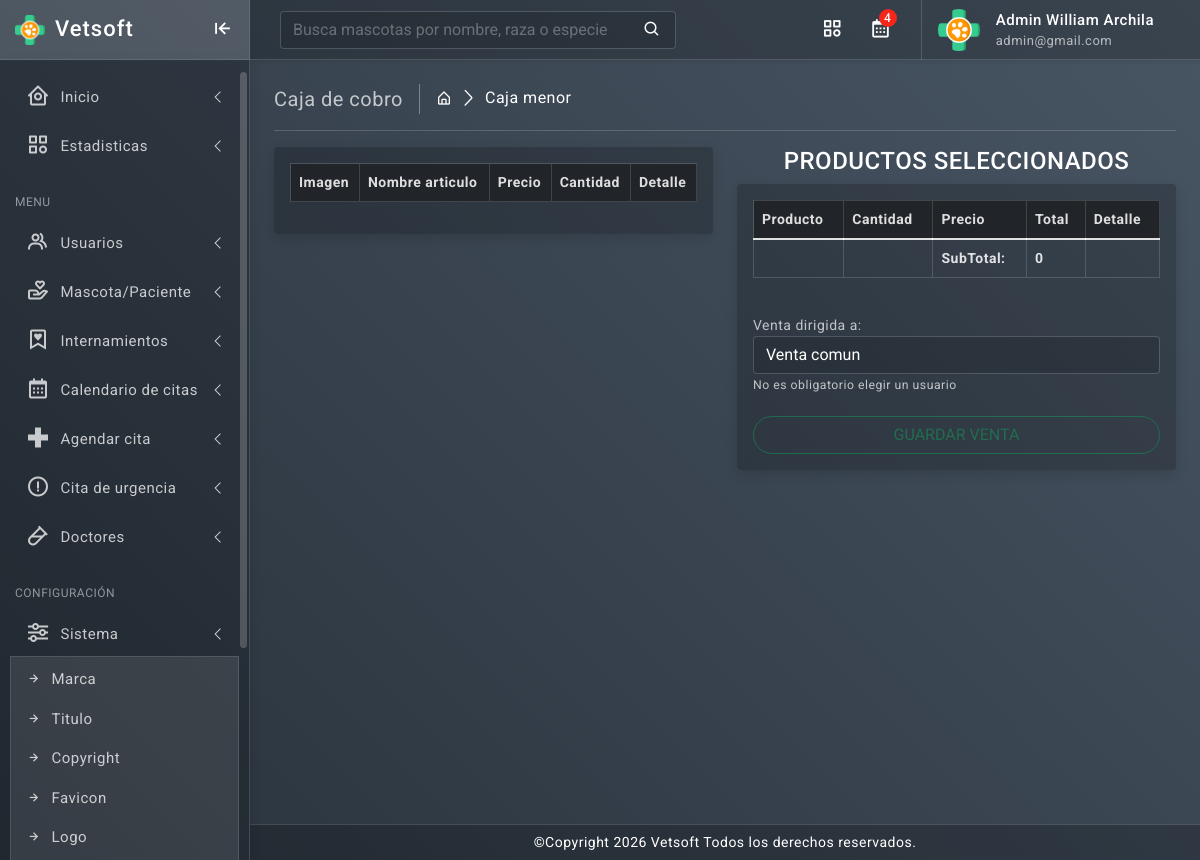
The app's page /manager/caja.php (signed in) with its own data.
### tables this page shows
CREATE TABLE `configuracion` (
  `id_configuracion` int(11) NOT NULL,
  `marca` varchar(200) NOT NULL,
  `titulo` varchar(200) NOT NULL,
  `favicon` varchar(200) NOT NULL,
  `logo` varchar(200) NOT NULL,
  `color` varchar(200) NOT NULL,
  `color_manager` varchar(50) NOT NULL,
  `color_user` varchar(50) NOT NULL,
  `pie_pagina` text NOT NULL,
  `telefono` varchar(50) NOT NULL
);

### manager/include/favicon.php (called while the page is built, shortened)
<?php
require("../conexion/conexion.php");
$configuracion="SELECT favicon FROM configuracion ";
$config=mysqli_query($mysqli,$configuracion);
while ($conf=mysqli_fetch_row ($config)){
	$favicon=$conf[0];
}
?>

### manager/caja.php (the view, shortened to what this page needs)
<!doctype html>
<html lang="en">
<head>
	<?php include'include/favicon.php' ?>
	<link href="../assets/plugins/simplebar/css/simplebar.css" rel="stylesheet" />
	<link href="../assets/plugins/perfect-scrollbar/css/perfect-scrollbar.css" rel="stylesheet" />
	<link href="../assets/plugins/metismenu/css/metisMenu.min.css" rel="stylesheet" />
	<link href="../assets/plugins/datatable/css/dataTables.bootstrap5.min.css" rel="stylesheet" />
	<link href="../assets/css/bootstrap.min.css" rel="stylesheet">
	<link href="../assets/css/bootstrap-extended.css" rel="stylesheet">
	<link href="../assets/css/app.css" rel="stylesheet">
	<link href="../assets/css/icons.css" rel="stylesheet">
	<link href="../assets/css/sweetalert2.min.css" rel="stylesheet">
</head>
<?php
require("../conexion/conexion.php");
$configuracion="SELECT color_manager FROM configuracion ";
$config=mysqli_query($mysqli,$configuracion);
while ($conf=mysqli_fetch_row ($config)){
	$color_manager=$conf[0];
}
?>
<body class="bg-theme <?php echo $color_manager ?>">
	<div class="wrapper">
		<?php include'include/wrapper.php' ?>
		<?php include'include/header.php' ?>
		<div class="page-wrapper">
			<div class="page-content">
				<div class="page-breadcrumb d-none d-sm-flex align-items-center mb-3">
					<div class="breadcrumb-title pe-3">Caja de cobro</div>
					<div class="ps-3">
						<nav aria-label="breadcrumb">
							<ol class="breadcrumb mb-0 p-0">
								<li class="breadcrumb-item"><a href="estadisticas"><i class="bx bx-home-alt"></i></a>
								</li>
								<li class="breadcrumb-item active" aria-current="page">Caja menor</li>
							</ol>
						</nav>
					</div>
				</div>
				<hr/>
				<div class="row">
					<div class="col-md-6">
						<div class="card">
							<div class="card-body">
								<div class="table-responsive">
									<table id="caja_" class="table table-striped table-bordered" style="width:100%;">
										<thead style="background-color: #212529;">
											<tr>
												<th>Imagen</th>
												<th>Nombre articulo</th>
												<th>Precio</th>
												<th>Cantidad</th>
												<th>Detalle</th>
											</tr>
										</thead>
									</table>
								</div>
							</div>
						</div>
					</div>
					<div class="col-md-6">
						<center><h4>PRODUCTOS SELECCIONADOS</h4></center>
						<div class="card">
							<div class="card-body">
								<div class="table-responsive">
									<table id="caja_menor" class="table table-striped table-bordered" style="width:100%;">
										<thead style="background-color: #212529;">
											<tr>
												<th>Producto</th>
												<th>Cantidad</th>
												<th>Precio</th>
												<th>Total</th>
												<th>Detalle</th>
											</tr>
										</thead>
										<tfoot>
											<tr>
												<th></th>
												<th></th>
												<th>SubTotal:</th>
												<th><?php error_reporting(0); echo number_format($subtotal) ?></th>
												<th></th>
											</tr>
										</tfoot>
									</table>
									<br>
									<label>Venta dirigida a:</label>
									<select class="form-control" id="usuario_venta">
										<option value="1">Venta comun</option>
										<?php
										require("../conexion/conexion.php");
										?>
									</select>
									<small>No es obligatorio elegir un usuario</small>
									<br>
									<br>
									<?php
									if($subtotal>0){
										echo '<button type="button" id="caja-agregar" class="btn btn-outline-success px-3 radius-30" style="width: 100%;">GUARDAR VENTA</button>';
									}else{
										echo '<button type="button" id="caja-agregar" class="btn btn-outline-success px-3 radius-30" style="width: 100%;" disabled>GUARDAR VENTA</button>';
									}
									?>
								</div>
							</div>
						</div>
					</div>
				</div>
			</div>
			<?php include'include/footer.php' ?>
		</div>
</body>
</html>

### manager/include/wrapper.php (shortened to what this page needs)
<div class="sidebar-wrapper" data-simplebar="true">
	<div class="sidebar-header">
		<div>
			<img src="../assets/img/favicon/<?php echo $favicon ?>" width="20" class="logo-icon" alt="logo icon">
		</div>
		<div>
			<?php
			require("../conexion/conexion.php");
			$configuracion="SELECT marca FROM configuracion ";
			$config=mysqli_query($mysqli,$configuracion);
			while ($conf=mysqli_fetch_row ($config)){
				$marca=$conf[0];
			}
			?>
			<h4 class="logo-text text-capitalize"><?php echo $marca ?></h4>
		</div>
		<div class="toggle-icon ms-auto"><i class='bx bx-arrow-to-left'></i>
		</div>
	</div>
	<ul class="metismenu" id="menu">
		<li>
			<a href="index" class="has-arrow">
				<div class="parent-icon"><i class='bx bx-home-circle'></i>
				</div>
				<div class="menu-title">Inicio</div>
			</a>
		</li>
		<?php if ($_SESSION['rol'] == 3) { ?>
			<li class="menu-label">Panel de Doctor</li>
			<li>
				<a href="mis-citas" class="has-arrow">
					<div class="parent-icon"><i class='bx bx-calendar-star'></i>
					</div>
					<div class="menu-title">Mis Citas del Día</div>
				</a>
			</li>
			<li>
				<a href="mascotas" class="has-arrow">
					<div class="parent-icon"><i class='bx bx-donate-heart'></i>
					</div>
					<div class="menu-title">Mascota/Paciente</div>
				</a>
			</li>
			<li>
				<a href="internamientos" class="has-arrow">
					<div class="parent-icon"><i class='bx bx-bookmark-heart'></i>
					</div>
					<div class="menu-title">Internamientos</div>
				</a>
			</li>
		<?php } else { ?>
			<li>
				<a href="estadisticas" class="has-arrow">
					<div class="parent-icon"><i class="bx bx-category"></i>
					</div>
					<div class="menu-title">Estadisticas</div>
				</a>
			</li>
			<li class="menu-label">Menu</li>
			<li>
				<a href="usuarios" class="has-arrow">
					<div class="parent-icon"><i class='bx bx-group'></i>
					</div>
					<div class="menu-title">Usuarios</div>
					</a>
			</li>
			<li>
				<a href="mascotas" class="has-arrow">
					<div class="parent-icon"><i class='bx bx-donate-heart'></i>
					</div>
					<div class="menu-title">Mascota/Paciente</div>
				</a>
			</li>
			<li>
				<a href="internamientos" class="has-arrow">
					<div class="parent-icon"><i class='bx bx-bookmark-heart'></i>
					</div>
					<div class="menu-title">Internamientos</div>
				</a>
			</li>
			<li>
				<a href="citas" class="has-arrow">
					<div class="parent-icon"><i class='bx bx-calendar'></i>
					</div>
					<div class="menu-title">Calendario de citas</div>
				</a>
			</li>
			<li>
				<a href="citas-agendar" class="has-arrow">
					<div class="parent-icon"><i class='bx bx-plus-medical'></i>
					</div>
					<div class="menu-title">Agendar cita</div>
				</a>
			</li>
			<li>
				<a href="citas-agendar?tipo=urgencia" class="has-arrow">
					<div class="parent-icon"><i class='bx bx-error-circle'></i>
					</div>
					<div class="menu-title">Cita de urgencia</div>
				</a>
			</li>
			<li>
				<a href="doctores" class="has-arrow">
					<div class="parent-icon"><i class='bx bx-vial'></i>
					</div>
					<div class="menu-title">Doctores</div>
				</a>
			</li>
		<?php } ?>
		<li class="menu-label">Configuración</li>
		<li>
			<a class="has-arrow" href="javascript:;">
				<div class="parent-icon"><i class="bx bx-slider-alt"></i>
				</div>
				<div class="menu-title">Sistema</div>
			</a>
			<ul>
				<li> <a href="config_marca"><i class="bx bx-right-arrow-alt"></i>Marca</a>
				</li>
				<li> <a href="config_titulo"><i class="bx bx-right-arrow-alt"></i>Titulo</a>
				</li>
				<li> <a href="config_copyright"><i class="bx bx-right-arrow-alt"></i>Copyright</a>
				</li>
				<li> <a href="config_favicon"><i class="bx bx-right-arrow-alt"></i>Favicon</a>
				</li>
				<li> <a href="config_logo"><i class="bx bx-right-arrow-alt"></i>Logo</a>
				</li>
			</ul>
		</li>
	</ul>
</div>

### manager/include/header.php (shortened to what this page needs)
<header>
	<div class="topbar d-flex align-items-center">
		<nav class="navbar navbar-expand">
			<div class="search-bar flex-grow-1">
				<div class="position-relative search-bar-box">
					<form action="<?php $_SERVER['PHP_SELF']; ?>mascotas" method="POST">
						<input type="text" class="form-control search-control" name="nombre_busqueda" placeholder="Busca mascotas por nombre, raza o especie">
						<span class="position-absolute top-50 search-show translate-middle-y"><i class='bx bx-search'></i></span>
					</form>
				</div>
			</div>
			<div class="top-menu ms-auto">
				<ul class="navbar-nav align-items-center">
					<li class="nav-item dropdown dropdown-large">
						<a class="nav-link dropdown-toggle dropdown-toggle-nocaret" href="#" role="button" data-bs-toggle="dropdown" aria-expanded="false">	<i class='bx bx-category'></i>
						</a>
					</li>
									<li class="nav-item dropdown dropdown-large">
					<a class="nav-link dropdown-toggle dropdown-toggle-nocaret position-relative" href="#" role="button" data-bs-toggle="dropdown" aria-expanded="false"> <span class="alert-count">
						<?php
						require("../conexion/conexion.php");
						$citas_ = mysqli_query($mysqli, "SELECT COUNT(*) AS total FROM citas WHERE estado='0'");
						$citas = mysqli_fetch_assoc($citas_);
						echo $citas["total"];
						?>
					</span>
					<i class='bx bx-calendar'></i>
				</a>
			</li>
		</ul>
	</div>
	<?php
	require("../conexion/conexion.php");
	$configuracion="SELECT logo FROM configuracion ";
	$config=mysqli_query($mysqli,$configuracion);
	while ($conf=mysqli_fetch_row ($config)){
		$logo=$conf[0];
	}
	?>
	<div class="user-box dropdown">
		<a class="d-flex align-items-center nav-link dropdown-toggle dropdown-toggle-nocaret" href="#" role="button" data-bs-toggle="dropdown" aria-expanded="false">
			<img src="../assets/img/logo/<?php echo $logo ?>" class="user-img" alt="user avatar">
			<div class="user-info ps-3">
				<p class="user-name mb-0"><?php echo $_SESSION['nombre']." ".$_SESSION['apellidos']; ?></p>
				<p class="designattion mb-0"><?php echo $_SESSION['correo'] ?></p>
			</div>
		</a>
	</div>
</nav>
</div>
</header>

### manager/include/footer.php
<footer class="page-footer">
	<?php
	require("../conexion/conexion.php");
	$configuracion="SELECT pie_pagina FROM configuracion ";
	$config=mysqli_query($mysqli,$configuracion);
	while ($conf=mysqli_fetch_row ($config)){
		$pie_pagina=$conf[0];
		echo '<p class="mb-0">'.htmlentities($pie_pagina).'</p>';
	}
	?>
</footer>

### records on screen
configuracion: favicon (picture), marca "Vetsoft", logo (picture), pie_pagina "©Copyright 2026 Vetsoft Todos los derechos reservados."

### other values on screen
$citas["total"] "4"
$_SESSION['nombre'] "Admin William"
$_SESSION['apellidos'] "Archila"
$_SESSION['correo'] "admin@gmail.com"
$subtotal "0"
